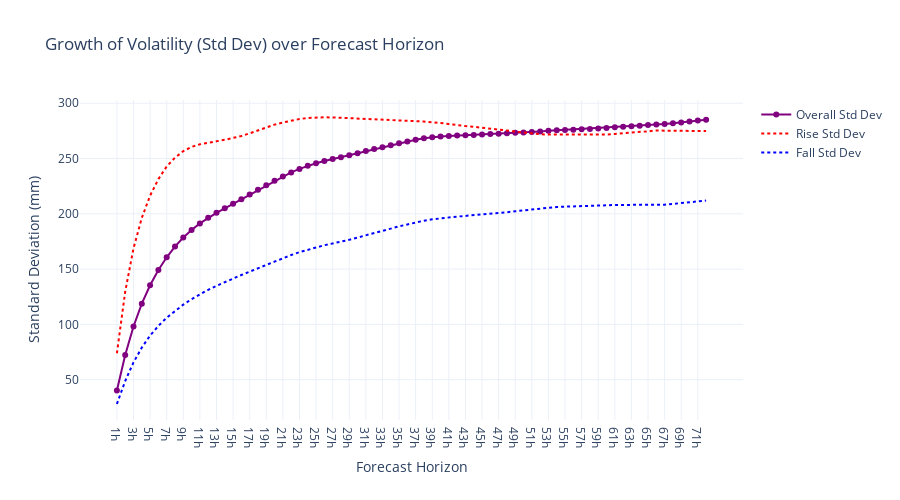
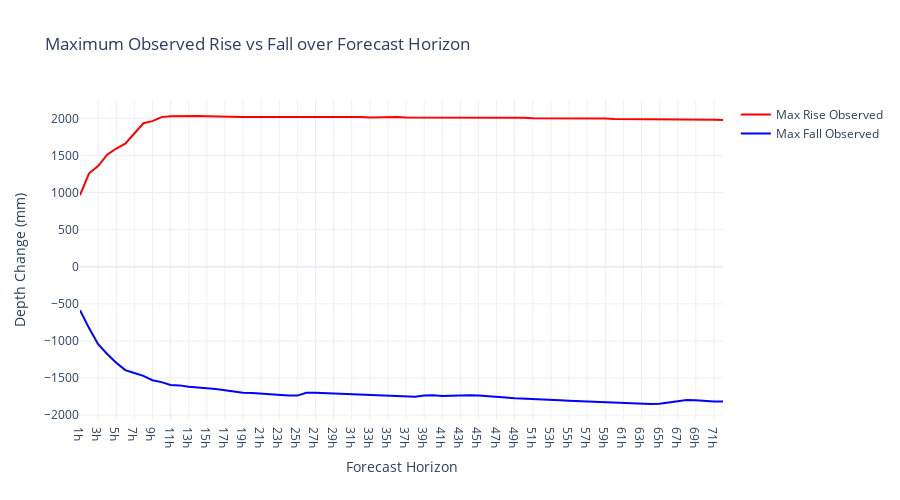

Notebook code for these charts, in order:
### Markdown cell above
### analyze the change rate of the streamway depth

### Code cell
# --- DEPTH CHANGE DISTRIBUTION ANALYSIS ---
# We analyze how much the streamway depth typically changes over our forecast horizon.
# This gives us a baseline for "expected volatility" and helps set reasonable confidence intervals.

print("Analyzing depth change distribution (Overall, Rise, and Fall)...")

hourly_diff_stats = {}
hourly_rise_stats = {}
hourly_fall_stats = {}

steps_per_hour = 6 # Assuming 10-minute intervals

for hours in range(1, 73): # Calculate for 1 hour up to 72 hours
    current_horizon_steps = hours * steps_per_hour
    column_name = f'depth_change_{hours}h'
    
    # Calculate change
    change_series = df_streamway['streamway_depth_mm'].diff(current_horizon_steps)
    df_streamway[column_name] = change_series
    
    # 1. Overall Statistics
    stats = change_series.describe().to_dict()
    stats['std'] = change_series.std()
    stats.update(change_series.quantile([0.01, 0.05, 0.95, 0.99]).to_dict())
    hourly_diff_stats[f'{hours}h'] = stats
    
    # 2. Rise Statistics (Change > 0)
    rise_series = change_series[change_series > 0]
    if not rise_series.empty:
        rise_stats = rise_series.describe().to_dict()
        rise_stats['std'] = rise_series.std()
        rise_stats.update(rise_series.quantile([0.5, 0.95, 0.99]).to_dict()) # Median, 95th, 99th
        hourly_rise_stats[f'{hours}h'] = rise_stats
    
    # 3. Fall Statistics (Change < 0)
    fall_series = change_series[change_series < 0]
    if not fall_series.empty:
        fall_stats = fall_series.describe().to_dict()
        fall_stats['std'] = fall_series.std()
        fall_stats.update(fall_series.quantile([0.01, 0.05, 0.5]).to_dict()) # 1st, 5th, Median
        hourly_fall_stats[f'{hours}h'] = fall_stats

# Convert to DataFrames
df_hourly_stats = pd.DataFrame.from_dict(hourly_diff_stats, orient='index')
df_rise_stats = pd.DataFrame.from_dict(hourly_rise_stats, orient='index')
df_fall_stats = pd.DataFrame.from_dict(hourly_fall_stats, orient='index')

# Save to CSV
df_hourly_stats.to_csv('hourly_change_stats.csv', index=True)
df_rise_stats.to_csv('hourly_rise_stats.csv', index=True)
df_fall_stats.to_csv('hourly_fall_stats.csv', index=True)

print("Saved stats to CSVs: hourly_change_stats.csv, hourly_rise_stats.csv, hourly_fall_stats.csv")

# --- VISUALIZATION ---

# 1. Volatility Growth (Std Dev)
fig_vol = go.Figure()
fig_vol.add_trace(go.Scatter(
    x=df_hourly_stats.index, y=df_hourly_stats['std'], 
    mode='lines+markers', name='Overall Std Dev', line=dict(color='purple')
))
fig_vol.add_trace(go.Scatter(
    x=df_rise_stats.index, y=df_rise_stats['std'], 
    mode='lines', name='Rise Std Dev', line=dict(color='red', dash='dot')
))
fig_vol.add_trace(go.Scatter(
    x=df_fall_stats.index, y=df_fall_stats['std'], 
    mode='lines', name='Fall Std Dev', line=dict(color='blue', dash='dot')
))
fig_vol.update_layout(
    title='Growth of Volatility (Std Dev) over Forecast Horizon',
    xaxis_title='Forecast Horizon',
    yaxis_title='Standard Deviation (mm)',
    template='plotly_white', height=500
)
fig_vol.show()

# 2. Max Rise vs Max Fall
fig_max = go.Figure()
fig_max.add_trace(go.Scatter(
    x=df_hourly_stats.index, y=df_hourly_stats['max'], 
    mode='lines', name='Max Rise Observed', line=dict(color='red')
))
fig_max.add_trace(go.Scatter(
    x=df_hourly_stats.index, y=df_hourly_stats['min'], 
    mode='lines', name='Max Fall Observed', line=dict(color='blue')
))
fig_max.update_layout(
    title='Maximum Observed Rise vs Fall over Forecast Horizon',
    xaxis_title='Forecast Horizon',
    yaxis_title='Depth Change (mm)',
    template='plotly_white', height=500
)
fig_max.show()

# Print Summary for Key Horizons
print("\n--- Summary Stats for Key Horizons ---")
for h in ['4h', '12h', '24h', '48h', '72h']:
    if h in hourly_diff_stats:
        print(f"\nHorizon: {h}")
        print(f"  Overall: Mean={hourly_diff_stats[h]['mean']:.1f}, Std={hourly_diff_stats[h]['std']:.1f}")
        if h in hourly_rise_stats:
            print(f"  Rise:    Mean={hourly_rise_stats[h]['mean']:.1f}, Max={hourly_rise_stats[h]['max']:.1f}")
        if h in hourly_fall_stats:
            print(f"  Fall:    Mean={hourly_fall_stats[h]['mean']:.1f}, Min={hourly_fall_stats[h]['min']:.1f}")

### Figure 1 — Plotly figure (JSON) as saved in the notebook; plotly's stock layout.template omitted (floating-point values rounded to 4 significant figures)
{"data": [{"line": {"color": "purple"}, "mode": "lines+markers", "name": "Overall Std Dev", "type": "scatter", "x": ["1h", "2h", "3h", "4h", "5h", "6h", "7h", "8h", "9h", "10h", "11h", "12h", "13h", "14h", "15h", "16h", "17h", "18h", "19h", "20h", "21h", "22h", "23h", "24h", "25h", "26h", "27h", "28h", "29h", "30h", "31h", "32h", "33h", "34h", "35h", "36h", "37h", "38h", "39h", "40h", "41h", "42h", "43h", "44h", "45h", "46h", "47h", "48h", "49h", "50h", "51h", "52h", "53h", "54h", "55h", "56h", "57h", "58h", "59h", "60h", "61h", "62h", "63h", "64h", "65h", "66h", "67h", "68h", "69h", "70h", "71h", "72h"], "y": [40.16, 72.37, 98.15, 118.7, 135.4, 149.2, 160.7, 170.4, 178.5, 185.4, 191.3, 196.4, 200.9, 205.0, 209.0, 213.2, 217.4, 221.7, 225.9, 229.9, 233.8, 237.4, 240.6, 243.4, 245.8, 247.8, 249.5, 251.2, 253.0, 254.8, 256.8, 258.6, 260.3, 262.0, 263.7, 265.4, 267.0, 268.3, 269.3, 270.0, 270.5, 270.8, 271.0, 271.3, 271.7, 272.1, 272.5, 272.9, 273.2, 273.6, 274.0, 274.5, 275.0, 275.5, 275.8, 276.1, 276.4, 276.7, 277.1, 277.7, 278.2, 278.7, 279.2, 279.7, 280.2, 280.7, 281.2, 281.8, 282.6, 283.5, 284.3, 285.1]}, {"line": {"color": "red", "dash": "dot"}, "mode": "lines", "name": "Rise Std Dev", "type": "scatter", "x": ["1h", "2h", "3h", "4h", "5h", "6h", "7h", "8h", "9h", "10h", "11h", "12h", "13h", "14h", "15h", "16h", "17h", "18h", "19h", "20h", "21h", "22h", "23h", "24h", "25h", "26h", "27h", "28h", "29h", "30h", "31h", "32h", "33h", "34h", "35h", "36h", "37h", "38h", "39h", "40h", "41h", "42h", "43h", "44h", "45h", "46h", "47h", "48h", "49h", "50h", "51h", "52h", "53h", "54h", "55h", "56h", "57h", "58h", "59h", "60h", "61h", "62h", "63h", "64h", "65h", "66h", "67h", "68h", "69h", "70h", "71h", "72h"], "y": [73.92, 129.5, 168.8, 196.3, 216.4, 231.4, 242.8, 250.8, 256.6, 260.5, 262.8, 264.5, 265.6, 266.9, 268.4, 270.4, 272.8, 275.5, 278.2, 280.7, 282.6, 284.3, 285.7, 286.7, 287.1, 287.2, 287.2, 286.8, 286.4, 285.8, 285.6, 285.1, 284.6, 284.3, 284.0, 283.8, 283.8, 283.5, 283.0, 282.1, 281.1, 280.1, 279.3, 278.6, 277.9, 277.3, 276.3, 275.3, 274.3, 273.5, 272.6, 272.0, 271.6, 271.6, 271.8, 271.8, 271.5, 271.4, 271.4, 271.7, 272.2, 272.7, 273.2, 273.9, 274.6, 275.3, 275.3, 275.0, 274.7, 274.7, 274.7, 274.8]}, {"line": {"color": "blue", "dash": "dot"}, "mode": "lines", "name": "Fall Std Dev", "type": "scatter", "x": ["1h", "2h", "3h", "4h", "5h", "6h", "7h", "8h", "9h", "10h", "11h", "12h", "13h", "14h", "15h", "16h", "17h", "18h", "19h", "20h", "21h", "22h", "23h", "24h", "25h", "26h", "27h", "28h", "29h", "30h", "31h", "32h", "33h", "34h", "35h", "36h", "37h", "38h", "39h", "40h", "41h", "42h", "43h", "44h", "45h", "46h", "47h", "48h", "49h", "50h", "51h", "52h", "53h", "54h", "55h", "56h", "57h", "58h", "59h", "60h", "61h", "62h", "63h", "64h", "65h", "66h", "67h", "68h", "69h", "70h", "71h", "72h"], "y": [28.03, 48.83, 65.6, 79.06, 89.94, 98.67, 106.1, 112.3, 117.9, 122.8, 127.2, 131.3, 134.9, 138.4, 141.7, 144.7, 147.8, 150.8, 153.9, 156.8, 159.9, 162.8, 165.3, 167.6, 169.8, 171.6, 173.2, 174.7, 176.5, 178.5, 180.7, 182.7, 184.8, 186.7, 188.6, 190.4, 192.2, 193.8, 195.0, 196.0, 196.8, 197.5, 198.1, 198.7, 199.4, 200.1, 200.7, 201.5, 202.3, 203.1, 204.0, 204.9, 205.6, 206.2, 206.4, 206.6, 206.8, 207.1, 207.4, 207.7, 208.0, 208.1, 208.2, 208.2, 208.2, 208.1, 208.3, 209.0, 209.8, 210.6, 211.3, 211.9]}], "layout": {"height": 500, "title": {"text": "Growth of Volatility (Std Dev) over Forecast Horizon"}, "xaxis": {"title": {"text": "Forecast Horizon"}}, "yaxis": {"title": {"text": "Standard Deviation (mm)"}}}}

### Figure 2 — Plotly figure (JSON) as saved in the notebook; plotly's stock layout.template omitted (floating-point values rounded to 4 significant figures)
{"data": [{"line": {"color": "red"}, "mode": "lines", "name": "Max Rise Observed", "type": "scatter", "x": ["1h", "2h", "3h", "4h", "5h", "6h", "7h", "8h", "9h", "10h", "11h", "12h", "13h", "14h", "15h", "16h", "17h", "18h", "19h", "20h", "21h", "22h", "23h", "24h", "25h", "26h", "27h", "28h", "29h", "30h", "31h", "32h", "33h", "34h", "35h", "36h", "37h", "38h", "39h", "40h", "41h", "42h", "43h", "44h", "45h", "46h", "47h", "48h", "49h", "50h", "51h", "52h", "53h", "54h", "55h", "56h", "57h", "58h", "59h", "60h", "61h", "62h", "63h", "64h", "65h", "66h", "67h", "68h", "69h", "70h", "71h", "72h"], "y": [964.0, 1260.0, 1358.0, 1511.0, 1594.0, 1658.0, 1796.0, 1934.0, 1963.0, 2017.0, 2027.0, 2032.0, 2027.0, 2032.0, 2027.0, 2022.0, 2022.0, 2017.0, 2017.0, 2017.0, 2017.0, 2017.0, 2022.0, 2027.0, 2027.0, 2027.0, 2022.0, 2027.0, 2022.0, 2022.0, 2022.0, 2017.0, 2012.0, 2017.0, 2017.0, 2017.0, 2012.0, 2012.0, 2012.0, 2012.0, 2012.0, 2017.0, 2012.0, 2017.0, 2017.0, 2007.0, 2012.0, 2007.0, 2007.0, 2007.0, 2002.0, 2002.0, 2007.0, 2002.0, 2002.0, 2002.0, 1997.0, 1997.0, 1997.0, 1993.0, 1993.0, 1993.0, 1993.0, 1988.0, 1988.0, 1988.0, 1988.0, 1988.0, 1983.0, 1983.0, 1983.0, 1978.0]}, {"line": {"color": "blue"}, "mode": "lines", "name": "Max Fall Observed", "type": "scatter", "x": ["1h", "2h", "3h", "4h", "5h", "6h", "7h", "8h", "9h", "10h", "11h", "12h", "13h", "14h", "15h", "16h", "17h", "18h", "19h", "20h", "21h", "22h", "23h", "24h", "25h", "26h", "27h", "28h", "29h", "30h", "31h", "32h", "33h", "34h", "35h", "36h", "37h", "38h", "39h", "40h", "41h", "42h", "43h", "44h", "45h", "46h", "47h", "48h", "49h", "50h", "51h", "52h", "53h", "54h", "55h", "56h", "57h", "58h", "59h", "60h", "61h", "62h", "63h", "64h", "65h", "66h", "67h", "68h", "69h", "70h", "71h", "72h"], "y": [-586.0, -827.0, -1043.0, -1176.0, -1294.0, -1393.0, -1432.0, -1471.0, -1530.0, -1555.0, -1594.0, -1599.0, -1619.0, -1634.0, -1639.0, -1649.0, -1668.0, -1683.0, -1698.0, -1703.0, -1712.0, -1722.0, -1732.0, -1737.0, -1737.0, -1698.0, -1698.0, -1703.0, -1713.0, -1713.0, -1718.0, -1727.0, -1732.0, -1732.0, -1742.0, -1742.0, -1752.0, -1752.0, -1737.0, -1732.0, -1742.0, -1737.0, -1732.0, -1732.0, -1737.0, -1742.0, -1756.0, -1761.0, -1771.0, -1776.0, -1776.0, -1781.0, -1796.0, -1801.0, -1806.0, -1811.0, -1815.0, -1825.0, -1830.0, -1835.0, -1840.0, -1845.0, -1850.0, -1850.0, -1845.0, -1830.0, -1806.0, -1796.0, -1801.0, -1811.0, -1816.0, -1816.0]}], "layout": {"height": 500, "title": {"text": "Maximum Observed Rise vs Fall over Forecast Horizon"}, "xaxis": {"title": {"text": "Forecast Horizon"}}, "yaxis": {"title": {"text": "Depth Change (mm)"}}}}
